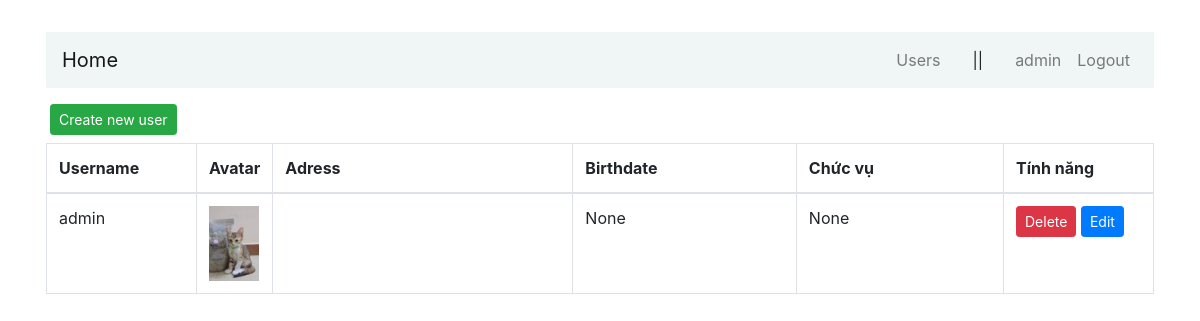
/users (signed in), run on an earlier commit of the app's database.
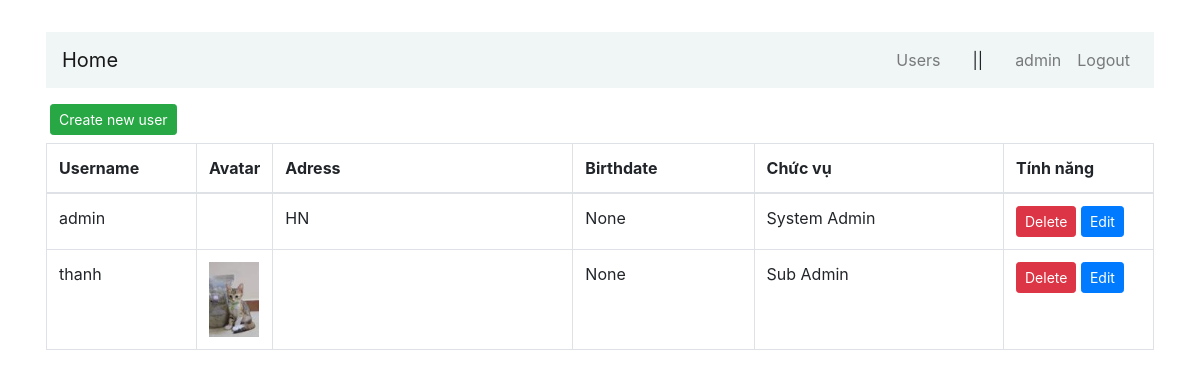
And on a later commit of the database.
### users/models.py (models this page shows, shortened)
class User(AbstractBaseUser, PermissionsMixin):
    username = models.CharField(_("username"), max_length=100, unique=True, validators=[UnicodeUsernameValidator()], error_messages={"unique": _("A user with that username already exists."),})
    first_name = models.CharField(_("first name"), max_length=100, blank=True)
    last_name = models.CharField(_("last name"), max_length=100, blank=True)    # Surname
    email = models.EmailField(_("email address"), blank=True)
    is_staff = models.BooleanField(_("staff status"), default=False,)
    is_active = models.BooleanField(_("active"), default=True)
    date_joined = models.DateTimeField(_("date joined"), default=timezone.now)
    objects = UserManager()
    EMAIL_FIELD = "email"
    USERNAME_FIELD = "username"
    class Meta:
        verbose_name = _("user")
        verbose_name_plural = _("users")

class Profile(models.Model):
    user = models.OneToOneField(User, on_delete=models.CASCADE)
    avatar = models.ImageField(default='images/avatar_default.jpg', upload_to='images')
    gender = models.CharField(_("gender"), max_length=100, blank=True, choices=GENDER_CHOICES)
    address = models.CharField(_("address"), max_length=100, blank=True)
    birthday = models.DateField(_("birthday"), max_length=10, blank=True, null=True)

### users/views.py (the view)
# urls.py: path('users', views.user_list, name='users-list'),
@group_required('Sub Admin', 'HR', raise_exception=True)
def user_list(request):
    users = User.objects.all()
    context = {
        'users': users
    }
    return render(request, 'users/users-list.html', context)

### common/authorization.py (called while the page is built)
def group_required(*group_names, login_url=None, raise_exception=False):
    def in_groups(u):
        if u.is_authenticated:
            if bool(u.groups.filter(name__in=group_names)) | u.is_superuser:
                return True
        if raise_exception:
            raise PermissionDenied
        return False
    return user_passes_test(in_groups, login_url=login_url)

### users/templates/users/users-list.html (shortened to what this page needs)
{% extends "users/base.html" %}
{% block content %}
<a class="btn btn-success btn-sm mt-3 ml-1" href="{% url 'users-add' %}"> Create new user </a>
<table class="table table-hover table-bordered mt-2">
    <thead>
        <tr>
          <th width="150">Username</th>
          <th width="20">Avatar</th>
          <th width="300">Adress</th>
          <th>Birthdate</th>
          <th>Chức vụ</th>
          <th width="150">Tính năng</th>
        </tr>
      </thead>
      <tbody>
        {% for user in users  %}
        <tr>
          <td> {{user.username}} </td>
          {% if user.profile.avatar %}
            <td><img class="img-card-person" style="max-width: 50px;" src="{{user.profile.avatar.url}}" alt=""></td>
          {% else %}
            <td><img class="img-card-person" style="max-width: 50px;" src="images/avatar_default.jpg" alt=""></td>
          {% endif %}
          <td> {{user.profile.address}} </td>
          <td> {{user.profile.birthday}} </td>
          <td> {{user.groups.first}} </td>
          <td class="table-td-center">
            <a class="btn btn-danger btn-sm" href="/users/delete/{{user.id}}"> Delete </a>
            <a class="btn btn-primary btn-sm" href="/users/edit/{{user.id}}"> Edit </a>
          </td>
        </tr>
        {% endfor %}
      </tbody>
    </table>
{% endblock content %}

### users/templates/users/base.html (shortened to what this page needs)
<!doctype html>
<html lang="en">
<head>
    <link rel="stylesheet" href="https://maxcdn.bootstrapcdn.com/bootstrap/4.0.0/css/bootstrap.min.css">
    <link rel="stylesheet" href="https://use.fontawesome.com/releases/v5.8.2/css/all.css">
</head>
<body>
  <div class="container p-3 my-3">
    <div class="row">
      <div class="col-md-12">
        <nav class="navbar navbar-expand-md navbar-light " style="background-color: #f0f5f5">
          <a href="/" class="navbar-brand">Home</a>
            <div class="collapse navbar-collapse" id="navbarCollapse">
              <div class="navbar-nav ml-auto">
                {% if user.is_authenticated %}
                <a href="{% url 'users-list' %}" class="nav-item nav-link">Users</a>
                <span class="mx-4 my-auto">||</span>
                  <a href="#" class="nav-item nav-link">{{user.username}}</a>
                  <a href="{% url 'logout' %}" class="nav-item nav-link">Logout</a>
                {% else %}
                  <a href="{% url 'login' %}" class="nav-item nav-link">Sign in</a>
                {% endif %}
              </div>
            </div>
        </nav>
        {% block content %}{% endblock %}
      </div>
    </div>
  </div>
</body>
</html>

What changed in the data, as far as the page shows it:
changed through a linked row, User "admin": profile.address (not shown) → "HN"; groups.first "None" → "System Admin"; profile.avatar: picture removed
added User: username "thanh", profile.avatar (placeholder picture), profile.birthday "None", groups.first "Sub Admin"
